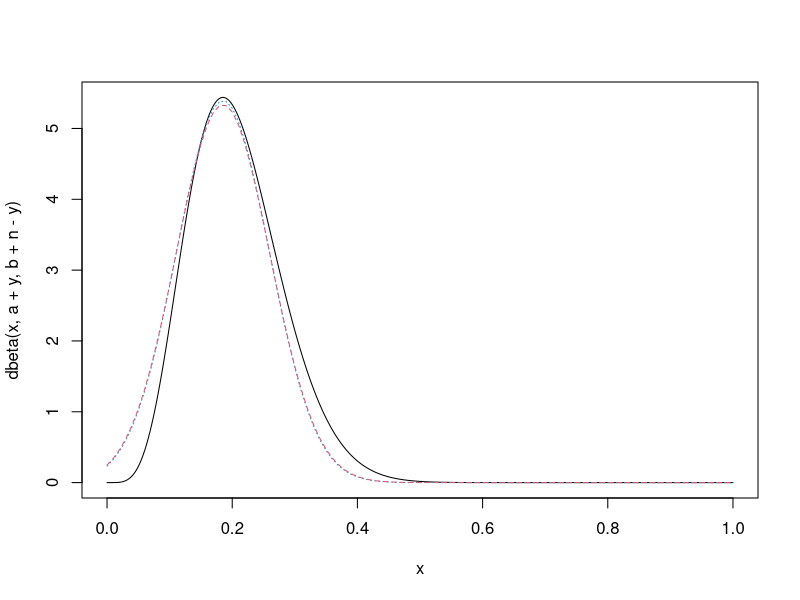
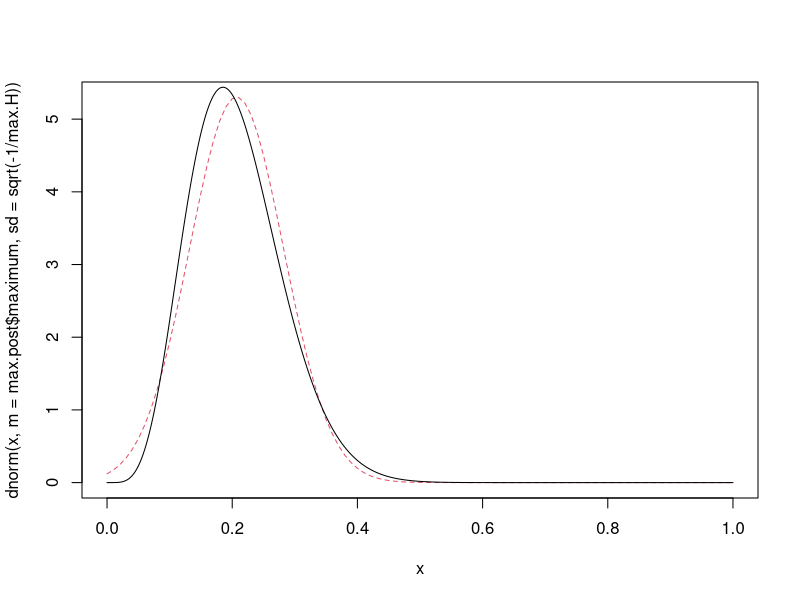
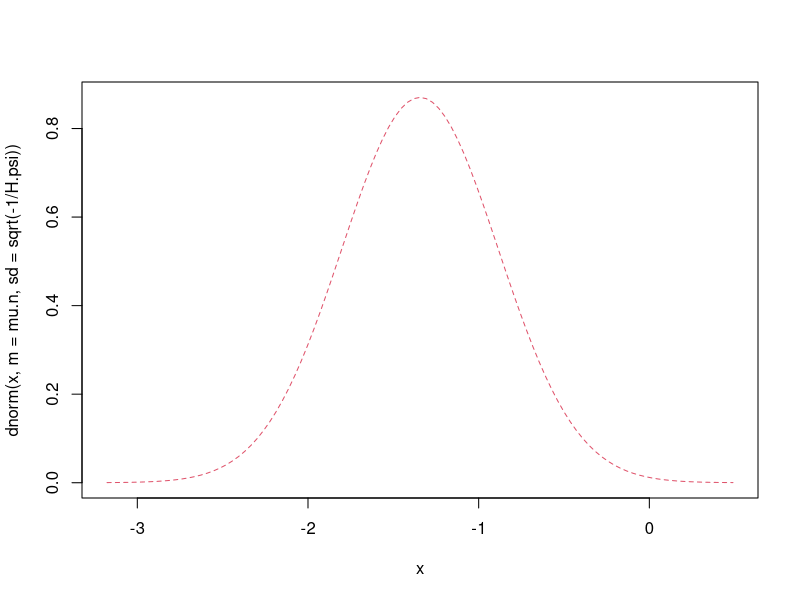
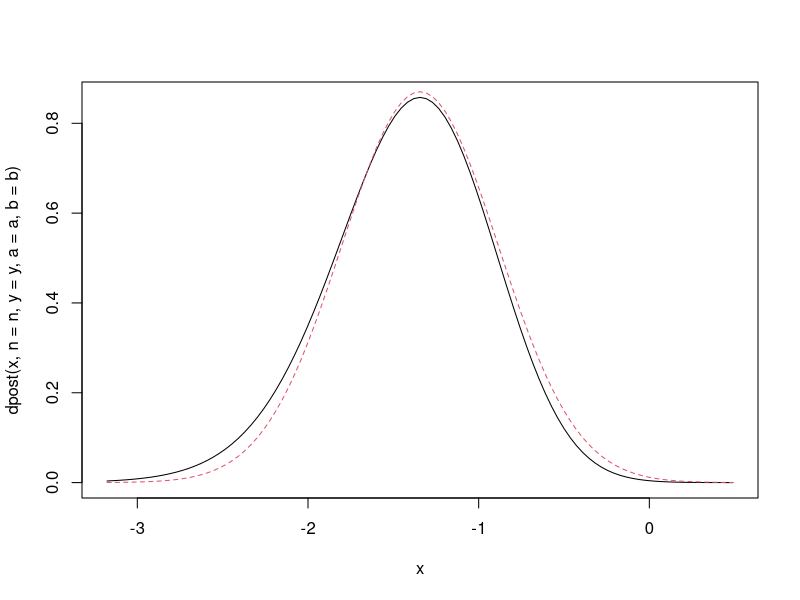
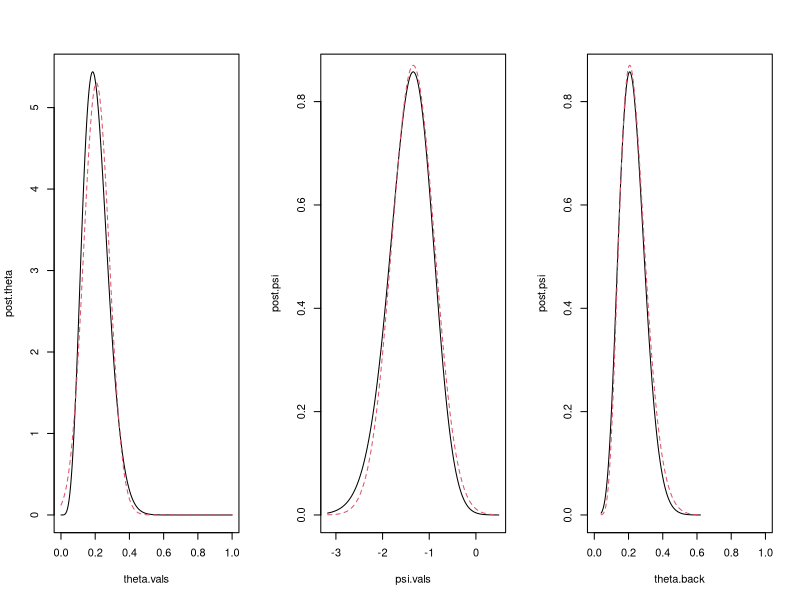

These figures' R source, in order:
##############################################################
## CE-315 Inferência Bayesiana
##        Paulo Justiniano Ribeiro Jr
##
## Aproximação da Posteriori: Aproximação Gaussiana (Laplace)
##
##############################################################

##
## Exemplo 1: 
## [Y|\theta] \sim Binomial(n, \theta)
## [\theta] \sim Beta(a, b)
##
## OBS: Neste caso a posteriori é conhecida e aproximação não é necessária
## Entretanto vamos obter a avaliar a aproximação numérica e comparar com resultado teórico

## Resultados analíticos
## [\theta|y] \sim Beta(a+y, b+(n-y))
## E[\theta|y] = \frac{a+y}{a+y + b+(n-y)} = \frac{a+y}{a+b+n}
## Moda[\theta|y] = \frac{a+y-1}{a+b+n-2}
## V[\theta|y] = \frac{(a+y)(b+(n-y))}{(a+b+n)^2 (a+b+n+1)}

## Aproximação Gaussiana
## [\theta|y] \sim N(\mu , \sigma^2)

## Possíveis aproximações para \mu e \sigma^2:
## \mu: moda da log-posteriori
## \sigma^2: curvatura da log-posteriori

## priori uniforme
a <- 1; b <- 1

## dados
#n <- 10+8 ; y <- 10
#n <- 80 ; y <- 19
#n <-  6 ; y <- 4
#n <- 24 ; y <- 2
n = 27; y = 5

##l.lik <- function(theta, n, y) y*log(theta) + (n-y)*log(1-theta)
##U.lik <- function(theta, n, y) (y/theta) - (n-y)/(1-theta)
##H.lik <- function(theta, n, y) - (y/theta^2) - ((n-y)/(1-theta)^2)

l.post <- function(theta, n, y, a, b) (y+a-1)*log(theta) + (n-y+b-1)*log(1-theta)
l.post.alt1 <- function(theta, n, y, a, b) dbinom(y, size = n, prob=theta, log = TRUE) + dbeta(theta, a, b, log=TRUE) 
l.post.alt2 <- function(theta, n, y, a, b) dbeta(theta, a+y, b+n-y, log=TRUE) 
U.post <- function(theta, n, y, a, b) (y+a-1)/theta - (n-y+b-1)/(1-theta)
H.post <- function(theta, n, y, a, b) -((y+a-1)/theta^2) - ((n-y+b-1)/(1-theta)^2)

## valores teóricos
## Moda[\theta|y] = \frac{a+y}{n+a+b-2}
## V[\theta|y] = \frac{(a+y)(b+(n-y))}{(a+b+n)^2 (a+b+n+1)}
(moda <- (y+a-1)/(n+a+b-2))  
(V <- ((y+a)*(n-y+b))/(((n+a+b)^2)*(n+a+b+1)))
sqrt(V)

## aproximações numéricas para moda
optimize(l.post, n=n, y=y, a=a, b=b, interval=c(0,1), maximum=TRUE)$maximum 
uniroot(U.post, n=n, y=y, a=a, b=b, interval=c(0,1))$root

## formas alternativas de escrever a função da log-posteriori
l.post <- function(theta, n, y, a, b) (y+a-1)*log(theta) + (n-y+b-1)*log(1-theta)
l.post.alt1 <- function(theta, n, y, a, b) dbinom(y, size = n, prob=theta, log = TRUE) + dbeta(theta, a, b, log=TRUE) 
l.post.alt2 <- function(theta, n, y, a, b) dbeta(theta, a+y, b+n-y, log=TRUE) 
optimize(l.post.alt1, n=n, y=y, a=a, b=b, interval=c(0,1), maximum=TRUE)$maximum 
optimize(l.post.alt2, n=n, y=y, a=a, b=b, interval=c(0,1), maximum=TRUE)$maximum 

## aproximações numéricas para moda
-n/(moda*(1-moda))                        ## análogo à Informação Esperada
H.post(moda, n=n, y=y, a=a, b=b)          ## análogo à Informação Observada
(H <- optimHess(moda, l.post, n=n, y=y, a=a, b=b))  ## análogo à Informação Observada (aprox. numérica)

## comparação com a variância (teórica) da posteriori Beta
V
-1/H

curve(dbeta(x, a+y, b+n-y), from=0, to=1, n = 501)
curve(dnorm(x, m=moda, sd=sqrt(V)), from=0, to=1, add=T, lty=3, col=4)
curve(dnorm(x, m=moda, sd=sqrt(-1/H)), from=0, to=1, add=T, lty=2, col=2)

## em resumo fazendo a aproximação por algoritmo numérico
## - escreva a função da log-posteriori
## - obtenha o máximo e a curvatura
## - use estes como parâmetros da distribuição normal que aproxima a posteriori
l.post <- function(theta, n, y, a, b) (a+y)*log(theta) + (b+n-y)*log(1-theta)
max.post <- optimize(l.post, n=n, y=y, a=a, b=b, interval=c(0,1), maximum=TRUE)
max.post$maximum
(max.H <- drop(optimHess(max.post$maximum, l.post, n=n, y=y, a=a, b=b)))
-1/max.H

curve(dnorm(x, m=max.post$maximum, sd=sqrt(-1/max.H)), from=0, to=1, lty=2, col=2)
## neste caso que conhecemos a posteriori analítica podemos e avaliar o ajuste
curve(dbeta(x, a+y, b+n-y), from=0, to=1, n = 501, add = TRUE)

## implementado no LearnBayes
LearnBayes::laplace(l.post, 0.5, y=y, n=n, a=a, b=b)
c(moda, -1/H)

rm(moda, V, H)
##
## Uma (boa) opção: aproximar em outra escala (reparametrização) em que a aproximação seja melhor
##  - evita valores fora do domínio
##  - pode conseguir melhor aproximação (e.g. simetria)

# psi = logito = log(θ/1−θ) mapeia [0,1] to [−∞,∞].

l.post <- function(par, n, y, a, b, repar=FALSE){
    if(repar) theta <- exp(par)/(1+exp(par))
    else theta <- par
    return((a+y)*log(theta) + (b+n-y)*log(1-theta))
}

##
## "tudo" numérico
## otimização em theta
optimize(l.post, n=n, y=y, a=a, b=b, interval=c(0,1), maximum=TRUE)$maximum
## otimização em psi
max.psi <- optimize(l.post, n=n, y=y, a=a, b=b, repar = TRUE, interval=c(-20,20), maximum=TRUE)
(mu.n <- max.psi$maximum)
(H.psi <- drop(optimHess(mu.n, l.post, n=n, y=y, a=a, b=b, repar = TRUE)))
(sd.n <- sqrt(-1/H.psi))
curve(dnorm(x, m=mu.n, sd=sqrt(-1/H.psi)), from=mu.n-4*sd.n, to=mu.n+4*sd.n, lty=2, col=2)

## função de densidade na escala reparametrizada
dpost <- function(par, n, y, a, b){
    post <- function(par, n, y, a, b) exp((a+y)*par - (a+b+n)*log(1+exp(par)))
    Cte <- integrate(post, -Inf, Inf, n=n, y=y, a=a, b=b)$value
    return(post(par=par, n=n, y=y, a=a, b=b)/Cte)
}
integrate(dpost, -Inf, Inf, n=n, y=y, a=a, b=b)

curve(dpost(x, n=n, y=y, a=a, b=b), from=mu.n-4*sd.n, to=mu.n+4*sd.n)
curve(dnorm(x, m=mu.n, sd=sd.n), from=mu.n-4*sd.n, to=mu.n+4*sd.n, lty=2, col=2, add = TRUE)

## Em resumo:
## aproximação na parametrização original
(moda.theta <- optimize(l.post, interval = c(0, 1), n=n, y=y, a=a, b=b, repar=FALSE, maximum=TRUE)$maximum)
(H.theta <- drop(optimHess(moda.theta, l.post, n=n, y=y, a=a, b=b, repar=FALSE)))
(sd.theta <- sqrt(-1/H.theta))
 ## ou na reparametrização
(moda.psi <- optimize(l.post, interval = c(-30, 30), n=n, y=y, a=a, b=b, repar=TRUE, maximum=TRUE)$maximum)
(H.psi <- drop(optimHess(moda.psi, l.post, n=n, y=y, a=a, b=b, repar=TRUE)))
(sd.psi <- sqrt(-1/H.psi))


## Após obter a aproximação na escala da reparametrização pode-se
## transformar para a posteriori (aproximada) na escala original 
par(mfrow=c(1,3))
## posteriori de theta e aprox na parametrizacao original
theta.vals <- seq(0,1, l=501)
post.theta <- dbeta(theta.vals, a+y, b+n-y)
aprox.post.theta <- dnorm(theta.vals, m=moda.theta, sd=sd.theta)
plot(theta.vals, post.theta, type="l") 
lines(theta.vals, aprox.post.theta, lty=2, col=2) 
## posteriori de psi e aprox. na reparametrização
psiI <- moda.psi - 4*sd.psi
psiS <- moda.psi + 4*sd.psi
psi.vals <- seq(psiI, psiS, l=501)
post.psi <- dpost(psi.vals, n=n, y=y, a=a, b=b)
aprox.post.psi <- dnorm(psi.vals, m=moda.psi, sd=sd.psi)
plot(psi.vals, post.psi, type="l") 
lines(psi.vals, aprox.post.psi, lty=2, col=2) 
## posteriori de theta e aprox pela transformação de volta da reparametrizacao 
post.psi <- dpost(psi.vals, n=n, y=y, a=a, b=b)
aprox.post.psi <- dnorm(psi.vals, m=moda.psi, sd=sd.psi)
## para transformar variável basta mudar valores no eixo-x (semelhante à invariância da verossimilhança)
theta.back <- exp(psi.vals)/(1+exp(psi.vals))
plot(theta.back, post.psi, type="l", xlim = c(0,1)) 
lines(theta.back, aprox.post.psi, lty=2, col=2) 
## e portanto a aproximação normal na escala transformada produz uma aproximação assimétrica na escala original que pode ser melhor do que a aproximação quadrática na escala original
